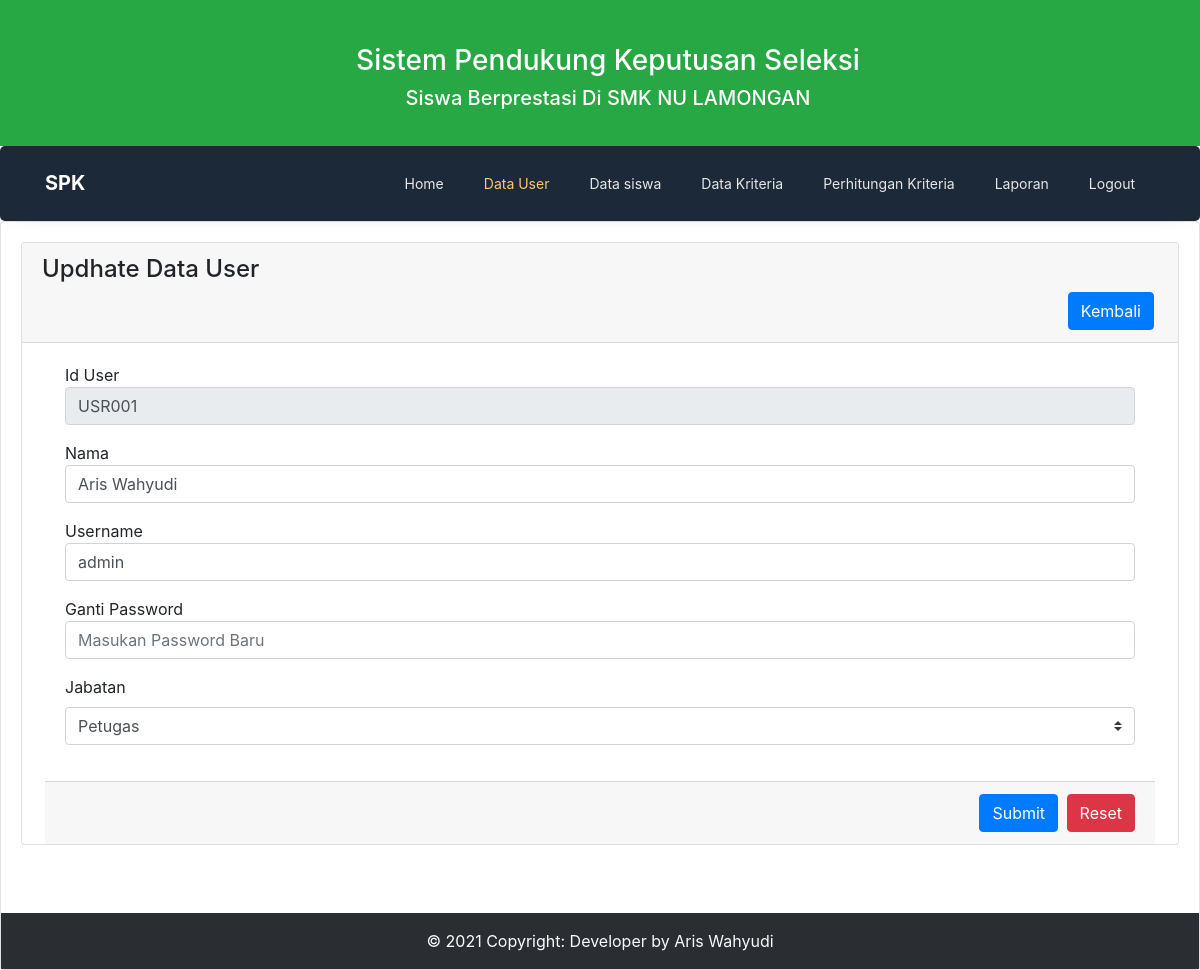
Screenshot of /user/edit.php?id=USR001 with the database file from the repository.
### tables this page shows
CREATE TABLE `user` (
  `id_user` varchar(12) NOT NULL,
  `nama` varchar(50) NOT NULL,
  `username` varchar(50) NOT NULL,
  `password` varchar(100) NOT NULL,
  `jabatan` enum('Wali Kelas','Petugas','Kepala Sekolah','') NOT NULL
);

### user/edit.php (the view, shortened to what this page needs)
<?php
include_once('header.php');
?>
<div class="card">
    <div class="card-body">
        <div class="row ">
            <div class="col-12">
                <div class="card">
                    <div class="card-header">
                        <h4>Updhate Data User</h4>
                        <div class="card-header-action text-right">
                            <a href="index.php" class="btn btn-primary btn-action btn-xs mr-1" title="kembali"><span>Kembali</span></a>
                        </div>
                    </div>
                    <div class="container">
                        <div class="row align-items-center">
                            <div class="col">
                                <div class="card-body">
                                    <?php
                                    $id = @$_GET['id'];
                                    $sql_user = mysqli_query($con, "SELECT * FROM user WHERE id_user = '$id'") or die(mysqli_error($con));
                                    $data = mysqli_fetch_array($sql_user)
                                    ?>
                                    <form action="" enctype="multipart/form-data" method="post">
                                        <div class="form-group">
                                            <div class="section-title mt-0">Id User</div>
                                            <div class="input-group mb-2">
                                                <input type="text" name="id" class="form-control" value="<?= $data['id_user'] ?>" readonly>
                                            </div>
                                        </div>
                                        <div class="form-group">
                                            <div class="section-title mt-0">Nama</div>
                                            <div class="input-group mb-2">
                                                <input type="text" name="nama" required autofocus class="form-control" value="<?= $data['nama'] ?>">
                                            </div>
                                        </div>
                                        <div class="form-group">
                                            <div class="section-title mt-0">Username</div>
                                            <div class="input-group mb-2">
                                                <input type="text" class="form-control" name="username" value="<?= $data['username'] ?>">
                                            </div>
                                        </div>
                                        <div class="form-group">
                                            <div class="section-title mt-0">Ganti Password</div>
                                            <div class="input-group mb-2">
                                                <input type="text" class="form-control" name="password" placeholder="Masukan Password Baru">
                                            </div>
                                        </div>
                                        <div class="form-group">
                                            <label for="jabatan">
                                                <div class="section-title mt-0"> Jabatan </div>
                                            </label>
                                            <select class="custom-select" id="level" name="jabatan">
                                                <option value="<?= $data['jabatan'] ?>"><?= $data['jabatan'] ?></option>
                                            </select>
                                        </div>
                                </div>
                                <div class="card-footer text-right">
                                    <button class="btn btn-primary mr-1" type="submit" name="submit">Submit</button>
                                    <button class="btn btn-danger" type="reset">Reset</button>
                                </div>
                            </div>
                        </div>
                    </div>
                </div>
            </div>
        </div>
    </div>
    <?php include_once('footer.php'); ?>

### rows the page displays
user: id "USR001", nama "Aris Wahyudi", username "admin", jabatan "Petugas"
